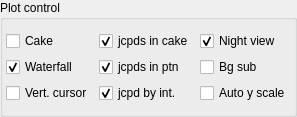
          <widget class="QGroupBox" name="groupBox_34">
           <property name="sizePolicy">
            <sizepolicy hsizetype="Expanding" vsizetype="Preferred">
             <horstretch>0</horstretch>
             <verstretch>0</verstretch>
            </sizepolicy>
           </property>
           <property name="title">
            <string>Plot control</string>
           </property>
           <property name="flat">
            <bool>true</bool>
           </property>
           <layout class="QGridLayout" name="gridLayout_20">
            <property name="leftMargin">
             <number>3</number>
            </property>
            <property name="rightMargin">
             <number>3</number>
            </property>
            <item row="0" column="1">
             <widget class="QCheckBox" name="checkBox_JCPDSinCake">
              <property name="sizePolicy">
               <sizepolicy hsizetype="Fixed" vsizetype="Fixed">
                <horstretch>0</horstretch>
                <verstretch>0</verstretch>
               </sizepolicy>
              </property>
              <property name="text">
               <string>jcpds in cake</string>
              </property>
              <property name="checked">
               <bool>true</bool>
              </property>
             </widget>
            </item>
            <item row="0" column="2">
             <widget class="QCheckBox" name="checkBox_NightView">
              <property name="sizePolicy">
               <sizepolicy hsizetype="Fixed" vsizetype="Fixed">
                <horstretch>0</horstretch>
                <verstretch>0</verstretch>
               </sizepolicy>
              </property>
              <property name="text">
               <string>Night view</string>
              </property>
              <property name="checked">
               <bool>true</bool>
              </property>
             </widget>
            </item>
            <item row="1" column="0">
             <widget class="QCheckBox" name="checkBox_ShowWaterfall">
              <property name="sizePolicy">
               <sizepolicy hsizetype="Fixed" vsizetype="Fixed">
                <horstretch>0</horstretch>
                <verstretch>0</verstretch>
               </sizepolicy>
              </property>
              <property name="text">
               <string>Waterfall</string>
              </property>
              <property name="checked">
               <bool>true</bool>
              </property>
             </widget>
            </item>
            <item row="0" column="0">
             <widget class="QCheckBox" name="checkBox_ShowCake">
              <property name="sizePolicy">
               <sizepolicy hsizetype="Fixed" vsizetype="Fixed">
                <horstretch>0</horstretch>
                <verstretch>0</verstretch>
               </sizepolicy>
              </property>
              <property name="text">
               <string>Cake</string>
              </property>
             </widget>
            </item>
            <item row="1" column="1">
             <widget class="QCheckBox" name="checkBox_JCPDSinPattern">
              <property name="sizePolicy">
               <sizepolicy hsizetype="Fixed" vsizetype="Fixed">
                <horstretch>0</horstretch>
                <verstretch>0</verstretch>
               </sizepolicy>
              </property>
              <property name="text">
               <string>jcpds in ptn</string>
              </property>
              <property name="checked">
               <bool>true</bool>
              </property>
             </widget>
            </item>
            <item row="2" column="1">
             <widget class="QCheckBox" name="checkBox_Intensity">
              <property name="sizePolicy">
               <sizepolicy hsizetype="Minimum" vsizetype="Minimum">
                <horstretch>0</horstretch>
                <verstretch>0</verstretch>
               </sizepolicy>
              </property>
              <property name="text">
               <string>jcpd by int.</string>
              </property>
              <property name="checked">
               <bool>true</bool>
              </property>
             </widget>
            </item>
            <item row="1" column="2">
             <widget class="QCheckBox" name="checkBox_BgSub">
              <property name="sizePolicy">
               <sizepolicy hsizetype="Fixed" vsizetype="Fixed">
                <horstretch>0</horstretch>
                <verstretch>0</verstretch>
               </sizepolicy>
              </property>
              <property name="text">
               <string>Bg sub</string>
              </property>
              <property name="checked">
               <bool>false</bool>
              </property>
             </widget>
            </item>
            <item row="2" column="2">
             <widget class="QCheckBox" name="checkBox_AutoY">
              <property name="sizePolicy">
               <sizepolicy hsizetype="Fixed" vsizetype="Fixed">
                <horstretch>0</horstretch>
                <verstretch>0</verstretch>
               </sizepolicy>
              </property>
              <property name="text">
               <string>Auto y scale</string>
              </property>
             </widget>
            </item>
            <item row="2" column="0">
             <widget class="QCheckBox" name="checkBox_LongCursor">
              <property name="text">
               <string>Vert. cursor</string>
              </property>
              <property name="checked">
               <bool>false</bool>
              </property>
             </widget>
            </item>
           </layout>
          </widget>
